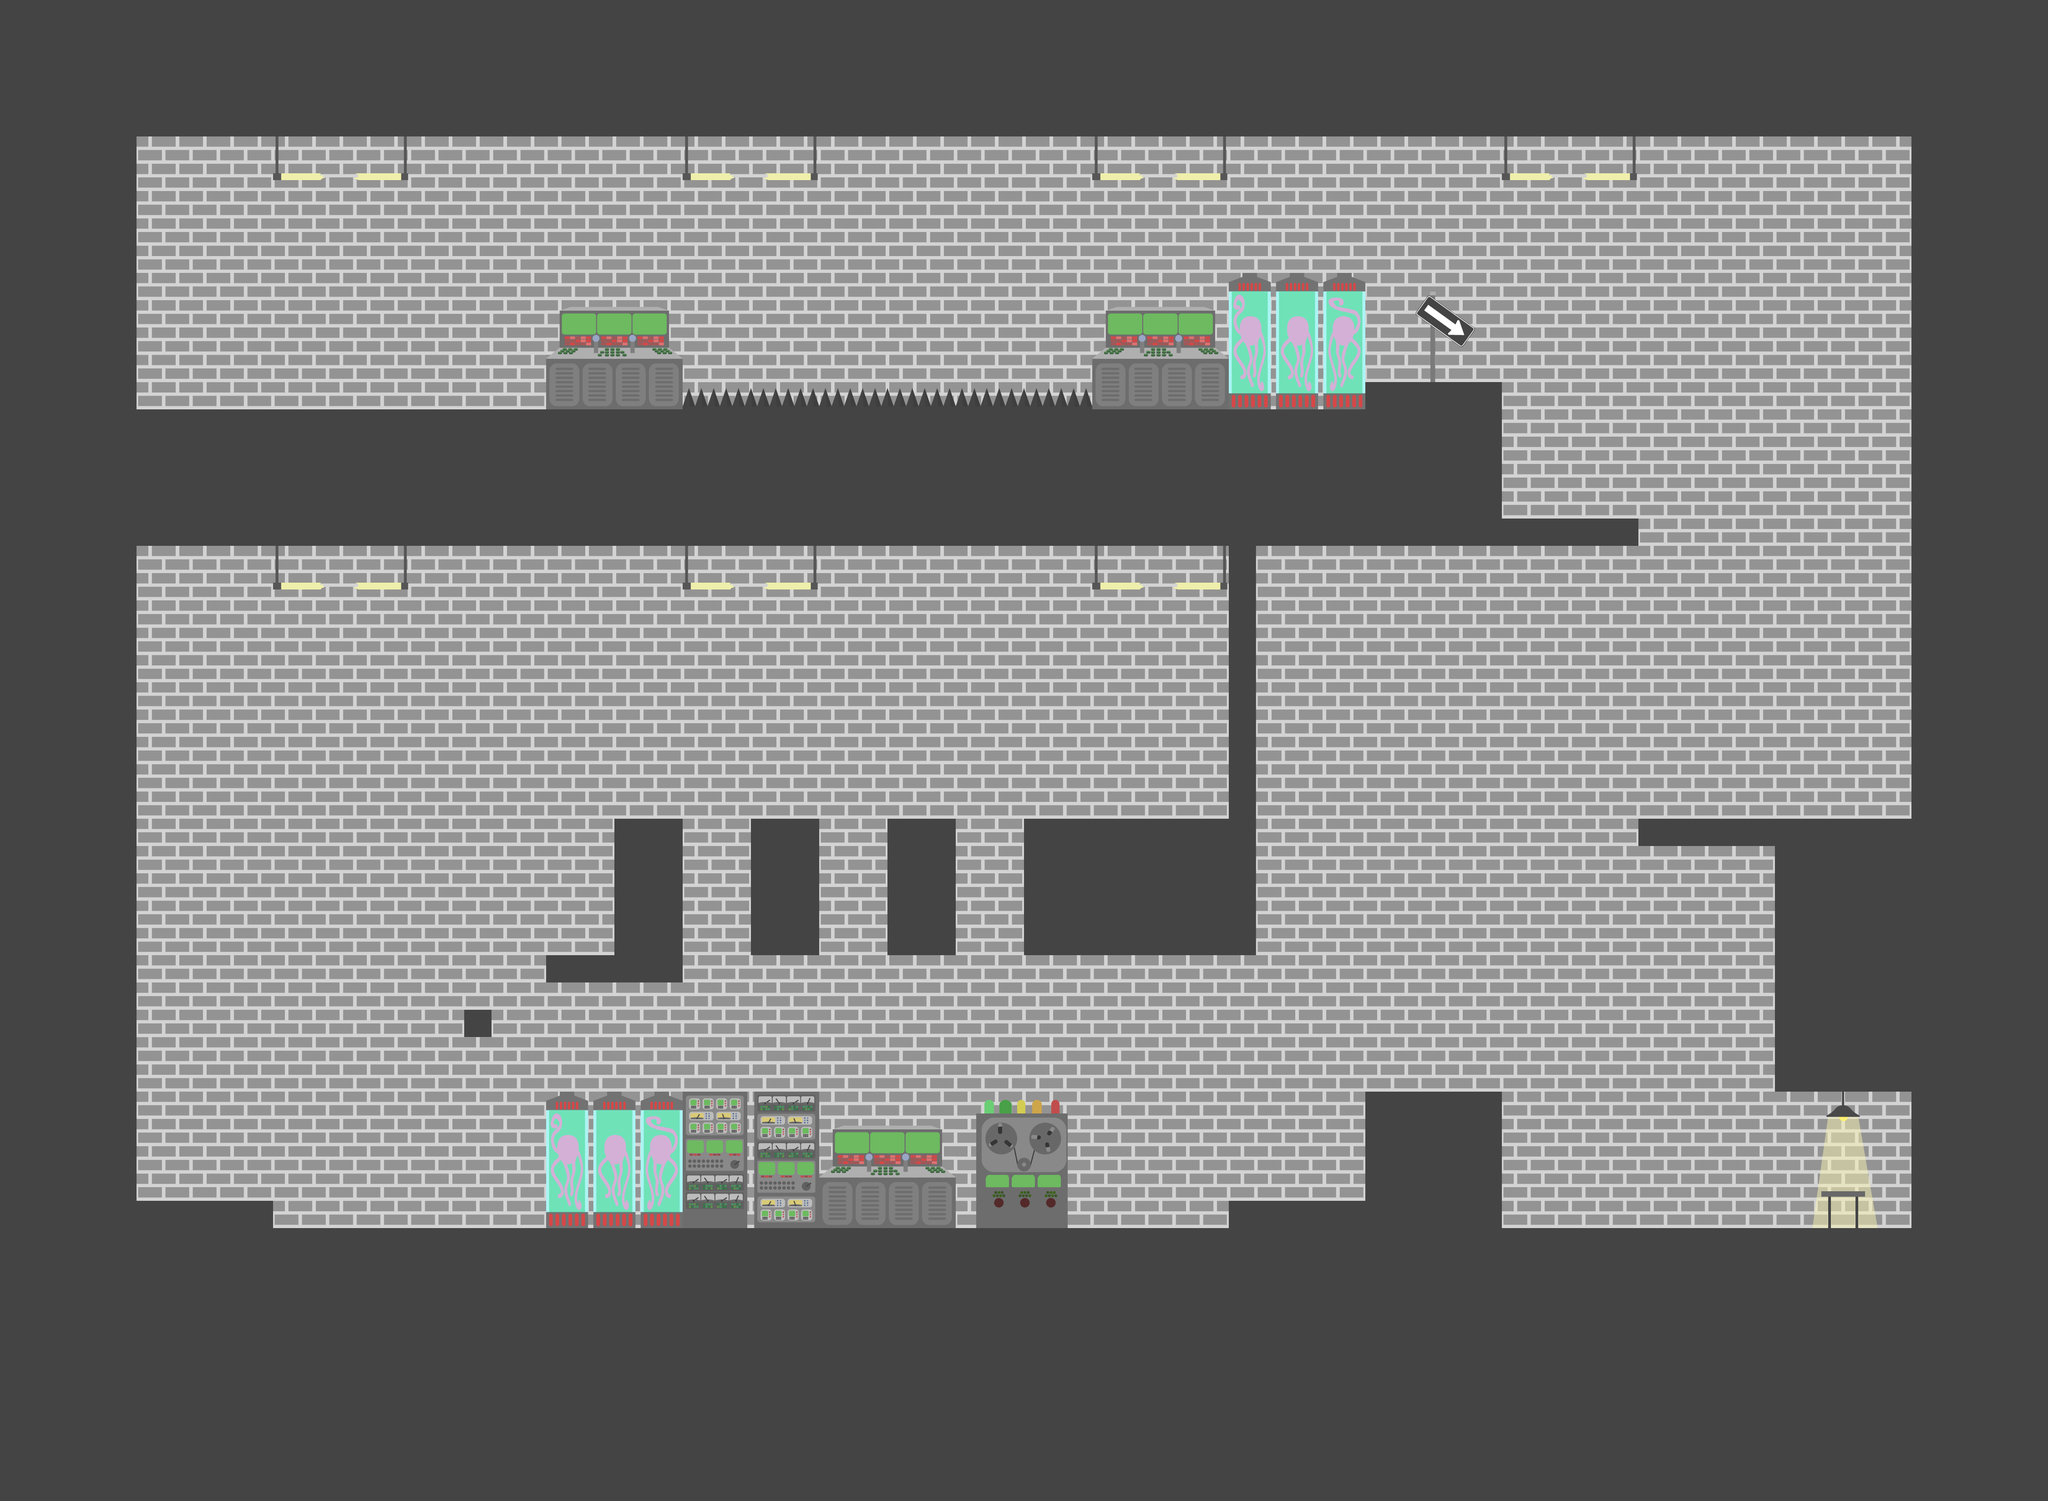

A 2D game scene composited from a Tiled map and its tileset images. What follows is a short description and the map's XML, with each tile layer's data collapsed to a summary:
An orthogonal 15x11 tile map with 300x300 px tiles, 2 tile layers (Fond, Solide), 3 tilesets and 30 objects (4x file, Item, Start, endLevelLift, Caisse, ...).

<map version="1.2" tiledversion="1.3.5" orientation="orthogonal" renderorder="left-up" compressionlevel="0" width="15" height="11" tilewidth="300" tileheight="300" infinite="0" nextlayerid="5" nextobjectid="48">
 <tileset firstgid="1" name="ElementsTiles-01-01" tilewidth="300" tileheight="300" tilecount="39" columns="13">
  <image source="Tiles_x3.png" width="3900" height="900" />
 </tileset>
 <tileset firstgid="40" name="Tiles_x3_spikes" tilewidth="300" tileheight="300" tilecount="6" columns="2">
  <image source="Tiles_x3_spikes.png" width="600" height="900" />
 </tileset>
 <tileset firstgid="46" name="TilesFleches" tilewidth="300" tileheight="300" tilecount="9" columns="3">
  <image source="TilesFleches.png" width="900" height="900" />
 </tileset>
 <layer id="1" name="Fond" width="15" height="11">
  <data>[165 cells, 139 non-empty, 9 distinct tile ids]</data>
 </layer>
 <layer id="2" name="Solide" width="15" height="11">
  <data>[165 cells, 92 non-empty, 7 distinct tile ids]</data>
 </layer>
 <objectgroup id="3" name="Objets">
  <object id="1" name="uranium" type="Item" x="4003.5" y="2524.5" width="87" height="87">
   <ellipse />
  </object>
  <object id="2" name="Start" x="333" y="534" width="313" height="366" />
  <object id="3" name="endLevelLift" x="2340" y="1434" width="315" height="366">
   <properties>
    <property name="nextLevel" value="_Level02_v1_100px" />
   </properties>
  </object>
  <object id="4" name="Caisse" type="Caisse" x="2520" y="2510" width="180" height="180" />
  <object id="8" name="train" type="train" x="804" y="702" width="180" height="180">
   <ellipse />
  </object>
  <object id="31" name="file" x="4040" y="1500">
   <point />
  </object>
  <object id="32" name="file" x="1425.33" y="1730.67">
   <point />
  </object>
  <object id="33" name="file" x="1049" y="1985.33">
   <point />
  </object>
  <object id="34" name="sensor" x="1499" y="882" width="910" height="20">
   <properties>
    <property name="nodename" value="spike" />
   </properties>
  </object>
  <object id="35" name="file" x="2900" y="1500">
   <point />
  </object>
  <object id="47" name="horizontalPlatform" x="2770" y="1805" width="820" height="30">
   <properties>
    <property name="movementDuration" value="2" />
    <property name="x_limit" value="1600" />
   </properties>
  </object>
 </objectgroup>
 <objectgroup id="4" name="CollisionRectangles">
  <object id="12" x="0" y="0" width="4500" height="300" />
  <object id="13" x="0" y="2700" width="4500" height="600" />
  <object id="14" x="0" y="300" width="300" height="2400" />
  <object id="15" x="4200" y="300" width="300" height="2400" />
  <object id="16" x="300" y="900" width="3000" height="300" />
  <object id="17" x="3000" y="2400" width="300" height="300" />
  <object id="18" x="3900" y="1800" width="300" height="600" />
  <object id="21" x="2250" y="1800" width="450" height="300" />
  <object id="22" x="1650" y="1800" width="150" height="300" />
  <object id="23" x="1200" y="2100" width="300" height="60" />
  <object id="24" x="3000" y="840" width="300" height="60" />
  <object id="25" x="1350" y="1800" width="150" height="300" />
  <object id="26" x="1950" y="1800" width="150" height="300" />
  <object id="27" x="3600" y="1800" width="300" height="60" />
  <object id="28" x="2700" y="2640" width="300" height="60" />
  <object id="39" x="2700" y="1200" width="60" height="900" />
  <object id="41" x="1020" y="2220" width="60" height="60" />
  <object id="44" x="3300" y="1140" width="300" height="60" />
  <object id="46" x="300" y="2640" width="300" height="60" />
 </objectgroup>
</map>
